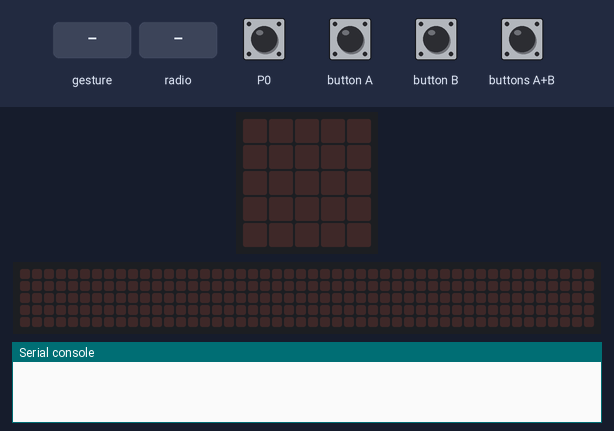
Bench run of a program on a simulated BBC micro:bit (MakeCode). On the bench: the board's 5×5 LED display, a strip that is not on the board, showing the scrolling text unrolled, the last lines printed to the serial console. Inputs (shaded band) come from the test bench; at power-on: P0 HIGH. No radio messages arrive unless stated (any console line starting 'radio sent:' is added by the test bench); a tilt is held for 1.5 s and a shake lasts 1 s, then the board lies face up again; the 48×5 strip is a reading aid, not a part: it shows the text the display is scrolling, unrolled, one strip-width of it at a time.

Above: at 1.2 s.
1.3 s: button A pressed for 0.15 s
At 2.5 s:
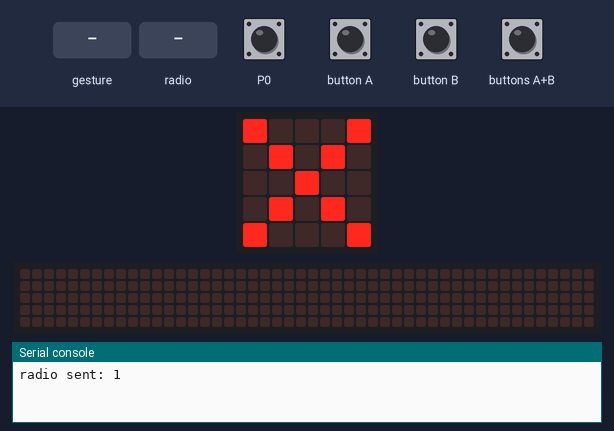
2.9 s: button B pressed for 0.15 s
At 3.7 s:
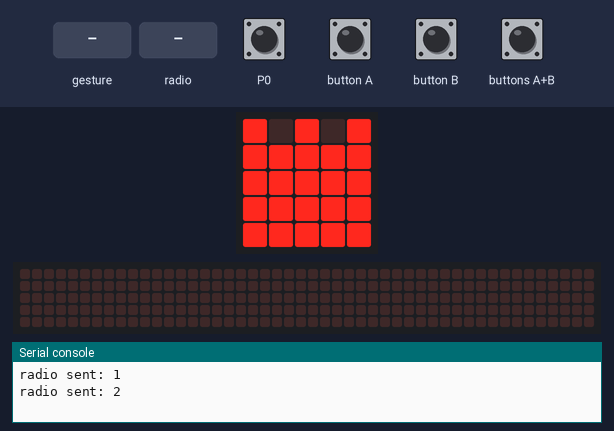
4.5 s: buttons A+B pressed for 0.15 s
At 5.0 s:
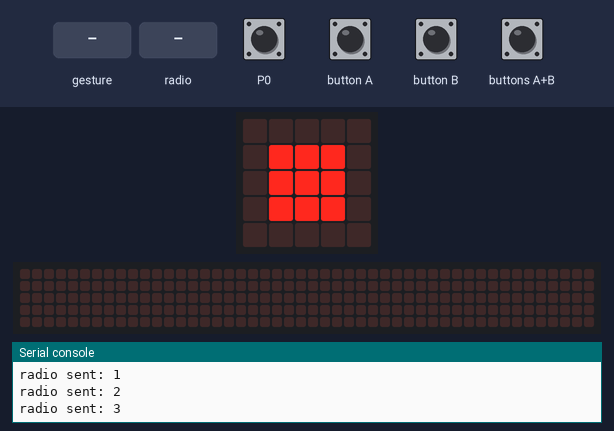
6.1 s: gesture 'shake'
At 6.37 s:
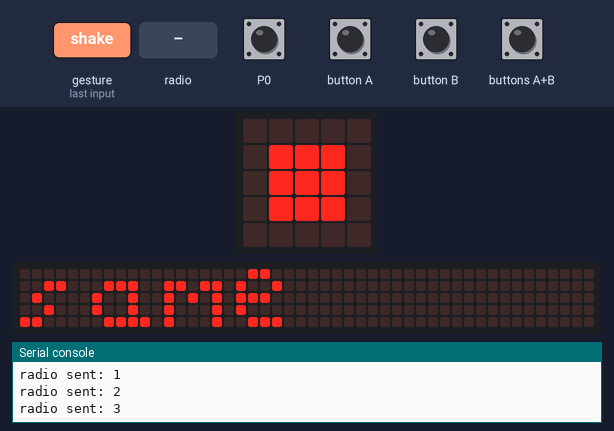
9.1 s: radio message "1" arrives
At 10.87 s:
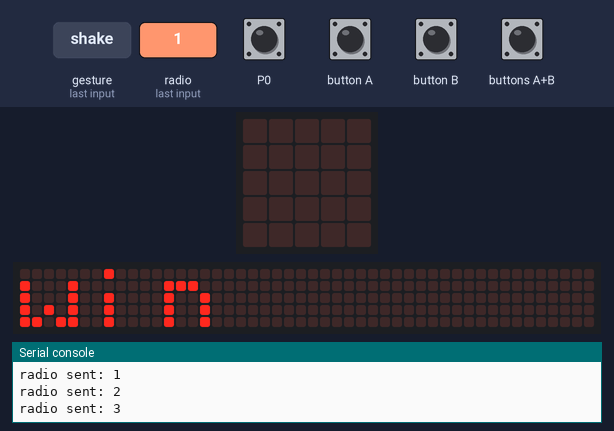
12.1 s: radio message "2" arrives
At 18.67 s:
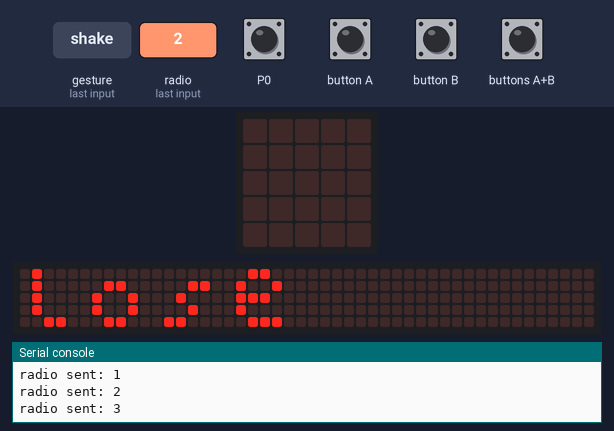

The program:

main.ts
```typescript
radio.onReceivedNumber(function (receivedNumber) {
    _1 = receivedNumber
})
input.onButtonPressed(Button.A, function () {
    radio.sendNumber(1)
    basic.showIcon(IconNames.No)
    내수 = 1
    _1 = 1
})
input.onGesture(Gesture.Shake, function () {
    if (내수 == 1 && _1 == 1) {
        basic.showString("same")
    }
    if (내수 == 2 && _1 == 2) {
        basic.showString("same")
    }
    if (내수 == 3 && _1 == 3) {
        basic.showString("same")
    }
    if (내수 == 1 && _1 == 2) {
        basic.showString("win")
    }
    if (내수 == 2 && _1 == 3) {
        basic.showString("win")
    }
    if (내수 == 3 && _1 == 1) {
        basic.showString("win")
    }
    if (내수 == 3 && _1 == 2) {
        basic.showString("lose")
    }
    if (내수 == 2 && _1 == 1) {
        basic.showString("lose")
    }
    if (내수 == 1 && _1 == 3) {
        basic.showString("lose")
    }
})
input.onButtonPressed(Button.AB, function () {
    radio.sendNumber(3)
    basic.showLeds(`
        . . . . .
        . # # # .
        . # # # .
        . # # # .
        . . . . .
        `)
    내수 = 3
    _1 = 3
})
input.onButtonPressed(Button.B, function () {
    radio.sendNumber(2)
    basic.showLeds(`
        # . # . #
        # # # # #
        # # # # #
        # # # # #
        # # # # #
        `)
    내수 = 2
    _1 = 2
})
let 내수 = 0
let _1 = 0
radio.setGroup(100)
내수 = 0
_1 = 0
pins.setPull(DigitalPin.P0, PinPullMode.PullUp)
pins.digitalWritePin(DigitalPin.P0, 1)
basic.forever(function () {
    if (pins.digitalReadPin(DigitalPin.P0) == 0) {
        basic.showLeds(`
            . . . . .
            . . . . .
            . . . . .
            . . . . .
            . . . . .
            `)
    }
})
```

test.ts
```typescript
// 테스트는 여기로 이동합니다; 이 패키지가 확장으로 사용될 때 컴파일되지 않을 것 입니다.
```

Measured:
- after the input at 1.3 s, the display: changes after 0.15 s (image 1)
- after the input at 2.9 s, the display: changes after 0.15 s (image 2)
- after the input at 4.5 s, the display: changes after 0.15 s (image 3)
- after the input at 6.1 s, the display: changes after 0.20 s (image 4)
- after the input at 9.1 s, the display: first differs from a run without the input after 1.7 s (image 5)
- after the input at 12.1 s, the display: first differs from a run without the input after 2.3 s (image 6)
- what the display in image 6 shows lasts 0.4 s, from 18.5 s to 18.9 s
